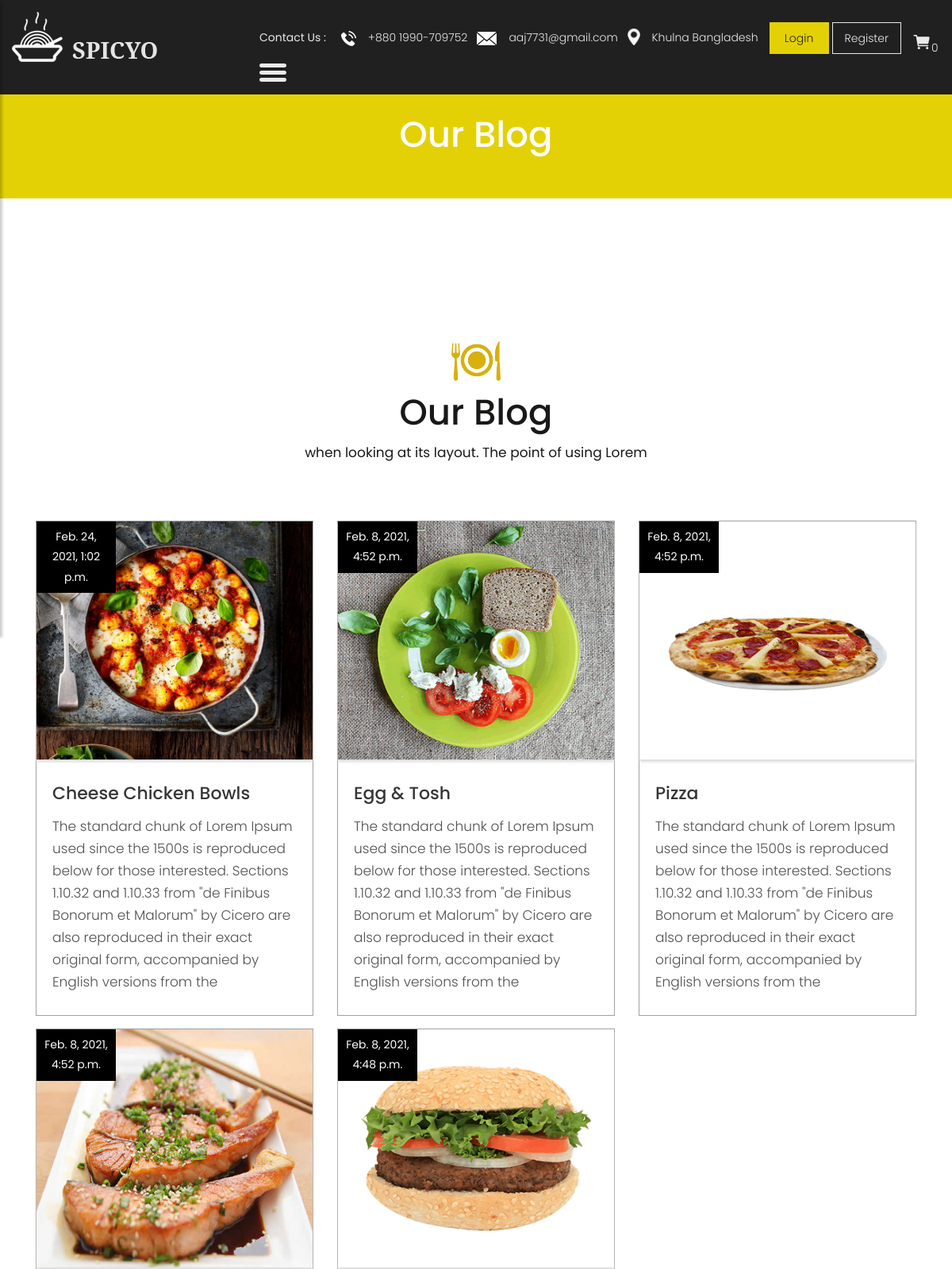
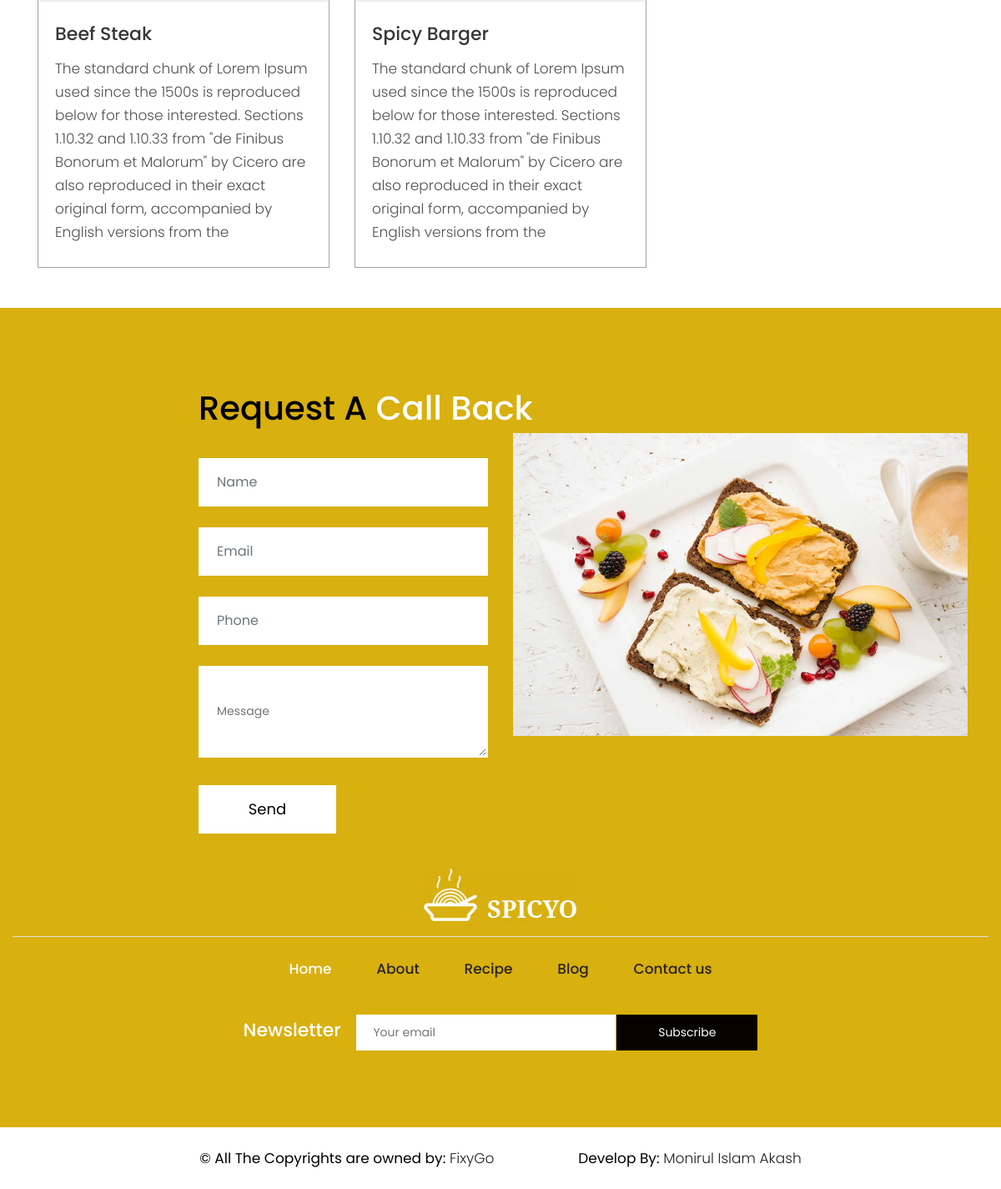
Page /blog on the committed database (2 pictures, top to bottom).
### shop/models.py (models this page shows, shortened)
class blogPost(models.Model):
    title=models.CharField(max_length=50)
    post=models.TextField()
    image=models.ImageField(upload_to="static/blogimage")
    date=models.DateTimeField(default=datetime.now())

### shop/views.py (the view)
# urls.py: path("blog",views.blog,name="blog"),
def blog(request):
    blogpost=blogPost.objects.order_by("-date")
    sevar={
        "blog":blogpost
    }
    return render(request,"blog.html",sevar)

### shop/templates/blog.html (shortened to what this page needs)
{% extends "base.html" %}
{% load static %}
{% block body %}
<div class="yellow_bg">
   <div class="container">
            <div class="row">
               <div class="col-md-12">
                  <div class="title">
                     <h2>Our Blog</h2>
                  </div>
               </div>
            </div>
          </div>
</div>
<div class="blog">
  <div class="container">
    <div class="row">
      <div class="col-md-12">
        <div class="title">
          <i><img src="{% static 'images/title.png' %}" alt="#"/></i>
          <h2>Our Blog</h2>
          <span>when looking at its layout. The point of using Lorem</span>
        </div>
      </div>
    </div>
    <div class="row mb-5">
    {% for i in blog %}
      <div class="col-xl-4 col-lg-4 col-md-4 col-sm-12 mt-3 mar_bottom">
        <div class="blog_box">
          <div class="blog_img_box">
            <figure><img src="{{i.image}}" alt="#"/ style="height:300px;">
             <span>{{i.date}}</span>
            </figure>
          </div>
          <h3>{{i.title}}</h3>
          <p>{{i.post}}</p>
        </div>
      </div>
    {% endfor %}
      </div>
    </div>
  </div>
</div>
{% endblock  %}

### static/css/style.css (style rules this page uses)
body { color: #666666; font-size: 14px; font-family: 'poppins', sans-serif; line-height: 1.80857; font-weight: normal; }
h1, h2, h3, h4, h5, h6 { letter-spacing: 0; font-weight: normal; position: relative; padding: 0 0 10px 0; font-weight: normal; line-height: normal; color: #111111; margin: 0 }
h2 { font-size: 22px }
h3 { font-size: 18px }
*, *::after, *::before { -webkit-box-sizing: border-box; -moz-box-sizing: border-box; box-sizing: border-box; }
p { margin: 0px; font-weight: 300; font-size: 15px; line-height: 24px; }
img { max-width: 100%; height: auto; }
.blog { padding-top: 180px; }
.title { text-align: center; padding-bottom: 60px; }
.title h2 { font-size: 45px; font-weight: 500; line-height: 40px; color: #191918; padding: 20px 0px; }
.title span { color: #191918; font-size: 17px; line-height: 20px; display: block; }
.blog .blog_box { border:#a1a1a1 solid 1px; background: #fff; }
.blog .blog_box .blog_img_box { background: #fff; box-shadow: #ddd 0px 3px 3px 0px; }
.blog .blog_box .blog_img_box figure { margin:0; position: relative; }
.blog_img_box figure img { width: 100%; }
.blog .blog_box .blog_img_box figure span { background: #000; top: 0; text-align: center; padding: 7px 10px; color: #fff; right: 0; left: 0; position: absolute; width: 100px; }
.blog .blog_box h3 { color: #373535; font-size: 22px; line-height: 25px; font-weight: 500; padding: 0px 20px; padding-top: 30px; padding-bottom: 15px; }
.blog .blog_box p { color: #525050; font-size: 17px; line-height: 28px; padding: 0px 20px; padding-bottom:28px; }
.yellow_bg .title h2 { font-weight: bold; color: #fff; font-weight: 500; }
.yellow_bg { background-color: #e3d105; padding: 40px 0px; margin-top: 90px; }
.yellow_bg .title { padding-bottom: 0px; text-align: center; }

### rows in the picture
blogPost: image (picture), date "Feb. 24, 2021, 1:02 p.m.", title "Cheese Chicken Bowls", post "The standard chunk of Lorem Ipsum used since the 1500s is reproduced below for those interested. Sections 1.10.32 and 1.10.33 from \"de Finibus Bonorum et Malorum\" by Cicero are also reproduced in their exact original form, accompanied by English versions from the"
blogPost: image (picture), date "Feb. 8, 2021, 4:52 p.m.", title "Egg & Tosh", post "The standard chunk of Lorem Ipsum used since the 1500s is reproduced below for those interested. Sections 1.10.32 and 1.10.33 from \"de Finibus Bonorum et Malorum\" by Cicero are also reproduced in their exact original form, accompanied by English versions from the"
blogPost: image (picture), date "Feb. 8, 2021, 4:52 p.m.", title "Pizza", post "The standard chunk of Lorem Ipsum used since the 1500s is reproduced below for those interested. Sections 1.10.32 and 1.10.33 from \"de Finibus Bonorum et Malorum\" by Cicero are also reproduced in their exact original form, accompanied by English versions from the"
blogPost: image (picture), date "Feb. 8, 2021, 4:52 p.m.", title "Beef Steak", post "The standard chunk of Lorem Ipsum used since the 1500s is reproduced below for those interested. Sections 1.10.32 and 1.10.33 from \"de Finibus Bonorum et Malorum\" by Cicero are also reproduced in their exact original form, accompanied by English versions from the"
blogPost: image (picture), date "Feb. 8, 2021, 4:48 p.m.", title "Spicy Barger", post "The standard chunk of Lorem Ipsum used since the 1500s is reproduced below for those interested. Sections 1.10.32 and 1.10.33 from \"de Finibus Bonorum et Malorum\" by Cicero are also reproduced in their exact original form, accompanied by English versions from the"
